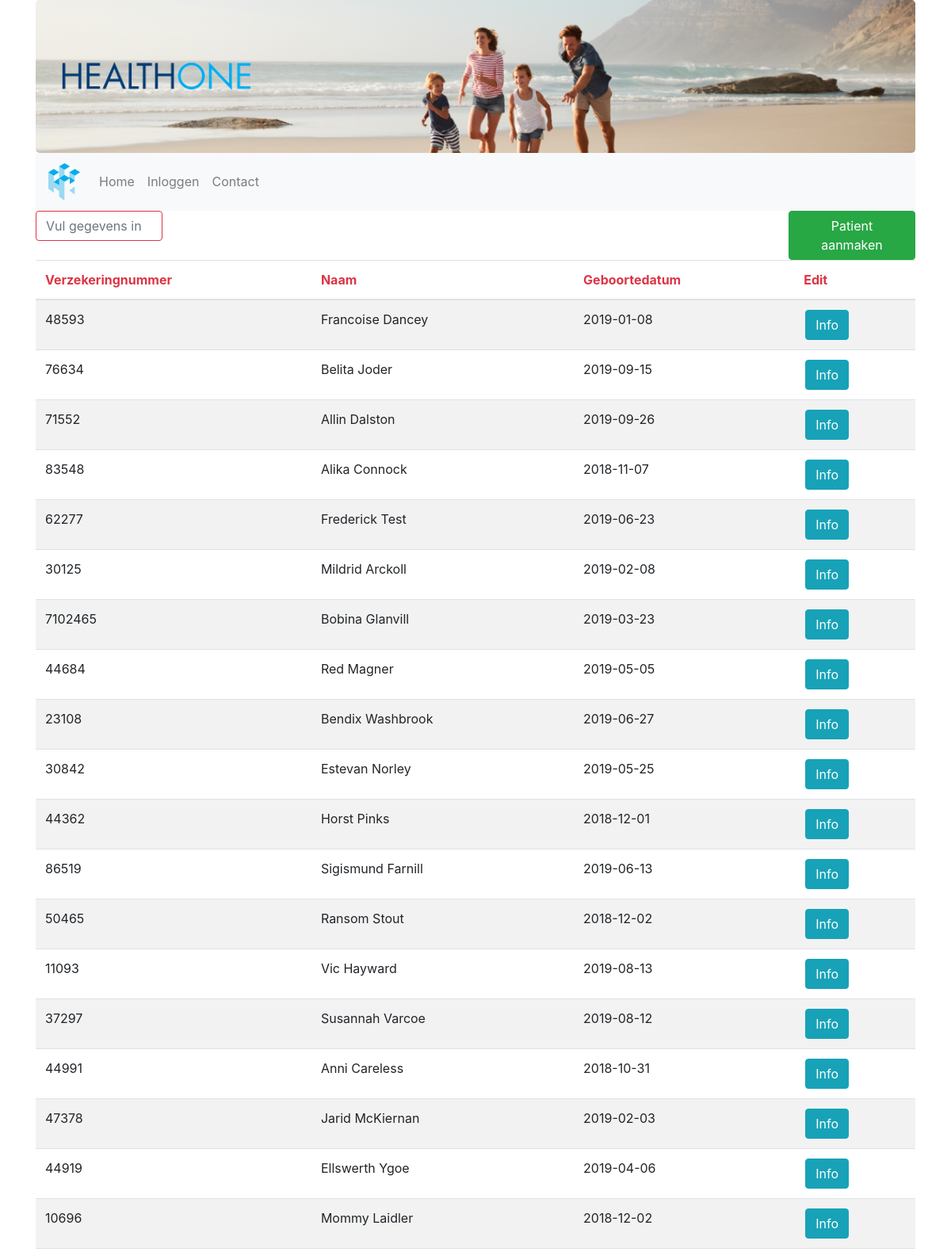
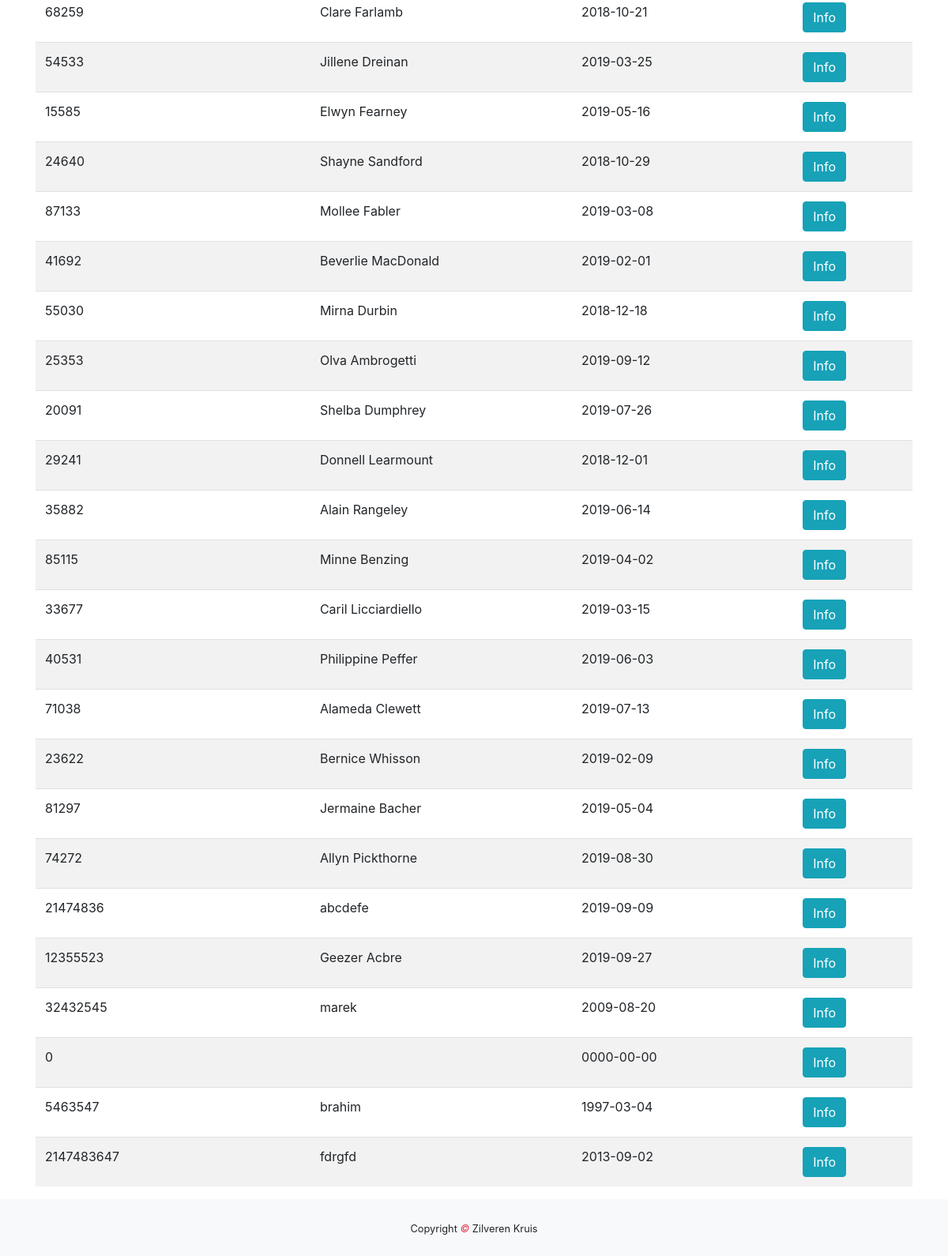
The page /zorgverzekeraar/patienten/patienten.php on the database as committed earlier (2 pictures, top to bottom).
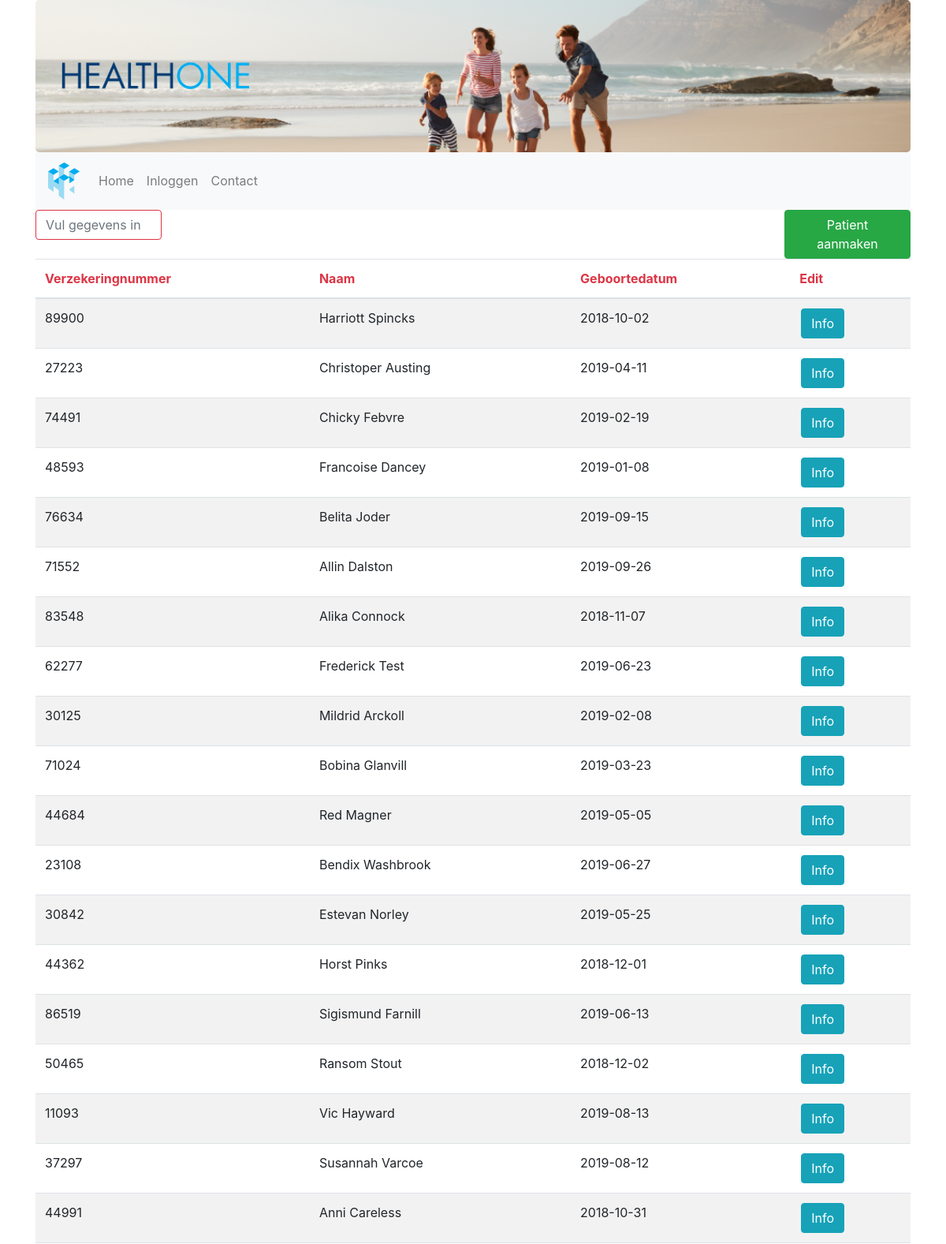
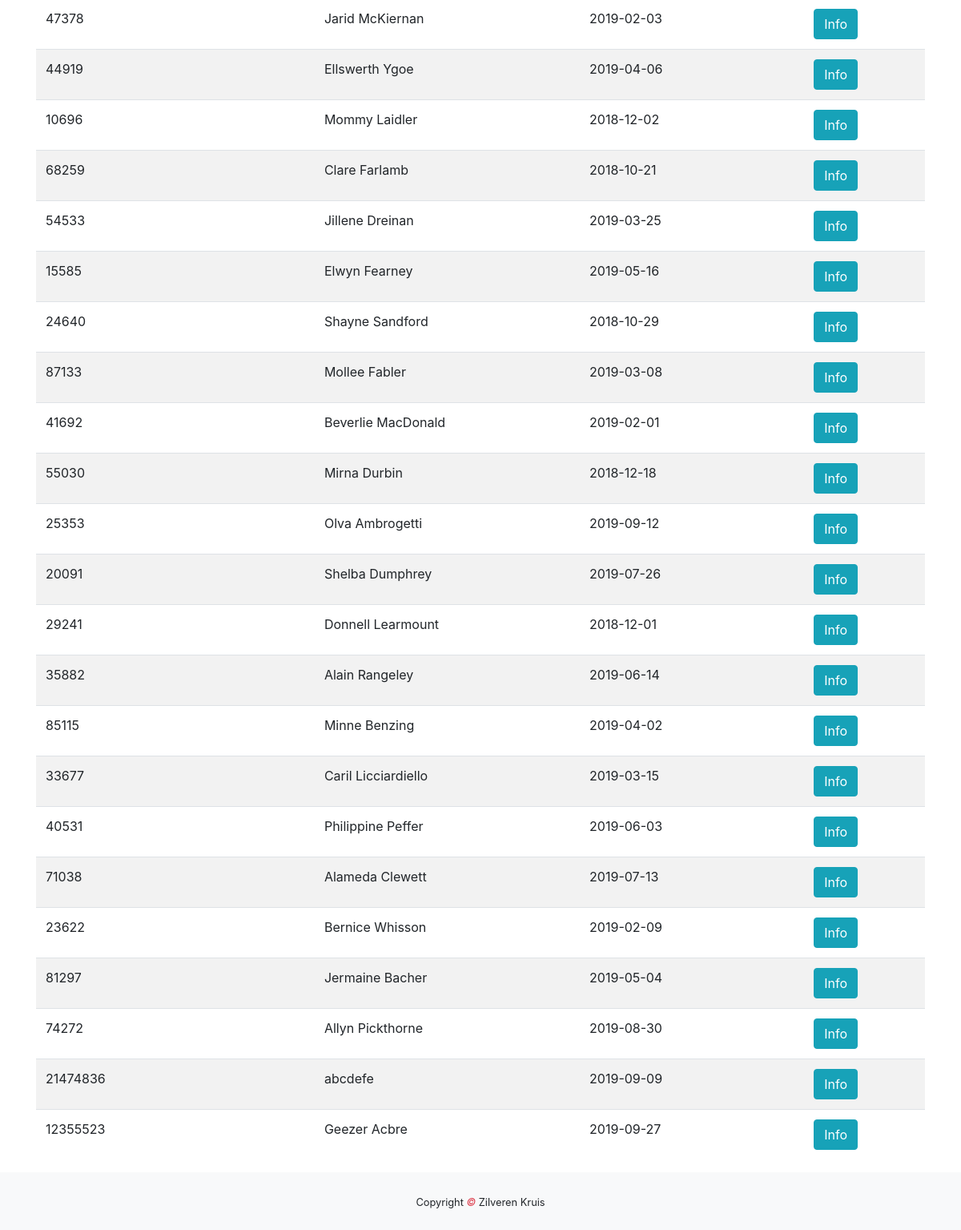
The same page on the database as committed later (2 pictures, top to bottom).
### tables this page shows
CREATE TABLE `patient` (
  `patient_id` int(255) NOT NULL,
  `naam` varchar(255) NOT NULL,
  `email` varchar(255) NOT NULL,
  `telefoon` varchar(255) NOT NULL,
  `geboortedatum` date NOT NULL,
  `adres` varchar(255) NOT NULL,
  `verzekeringnummer` int(255) NOT NULL,
  `arts_id` int(11) NOT NULL
);

### zorgverzekeraar/patienten/patienten.php (the view, shortened to what this page needs)
<!DOCTYPE html>
<html lang="en">
    <head>
        <link rel="stylesheet" href="https://maxcdn.bootstrapcdn.com/bootstrap/4.3.1/css/bootstrap.min.css">
        <link rel="stylesheet" href="../../css/index.css">
    </head>
    <body>
        <div class="container">
            <div class="jumbotron text-center" ">
            <div class="row">
                <div class="col-sm-3">
                    <img class="d-none d-sm-block img-fluid" src="../../img/healthtwo_text_transparent.png" alt="Logo">
                </div>
            </div>
        </div>
        <nav class="navbar navbar-expand-sm bg-light navbar-light sticky-top">
            <a class="navbar-brand" href="..../index.php">
                <img class="navbrand" src="../../img/healthtwo_logo_transparent.png" alt="Logo">
            </a>
            <div class="collapse navbar-collapse" id="collapse_target">
                <ul class="navbar-nav">
                    <li class="nav-item">
                        <a class="nav-link" href="../../index.php">Home</a>
                    </li>
                    <li class="nav-item">
                        <a class="nav-link" href="#">Inloggen</a>
                    </li>
                    <li class="nav-item">
                        <a class="nav-link" href="../../contact.php">Contact</a>
                    </li>
                </ul>
            </div>
        </nav>
        <div class="row text-center">
            <div class="col-lg-2">
                <input  class="form-control form-control-underlined border-danger" id="myInput" type="text" placeholder="Vul gegevens in">
            </div>
            <div class="col-lg-8">
            </div>
            <div class="col-lg-2">
                <button type="button" class="btn btn-success">Patient aanmaken</button>
            </div>
        </div>
        <div class="table-responsive">
            <table class="table table-striped">
                <thead>
                <tr>
                    <th scope="col" class="text-danger">Verzekeringnummer</th>
                    <th scope="col" class="text-danger">Naam</th>
                    <th scope="col" class="text-danger">Geboortedatum</th>
                    <th scope="col" class="text-danger">Edit</th>
                </tr>
                </thead>
                <tbody id="myTable">
                <?php
                try {
                    $db = new PDO("mysql:host=localhost;dbname=healthone","root","");
                    $query = $db->prepare("SELECT * FROM patient");
                    $query->execute();
                    $result = $query->fetchAll(PDO::FETCH_ASSOC);
                    foreach ($result as &$data){
                        echo "<tr>";
                        echo "<td>".$data['verzekeringnummer']."</td>";
                        echo "<td>".$data["naam"] ."</td>";
                        echo "<td>" . $data['geboortedatum'] . "</td>";
                        echo "<td><a href='patient_info.php?id=".$data['patient_id']."'>"."<button type=\"button\" class=\"btn btn-info\">Info</button></a></td>";
                        echo "</tr>";
                    }
                }
                catch(PDOException $e){
                    die("OEPS iets is fout!".$e->getMessage());
                }
                ?>
                </tbody>
            </table>
        </div>
        </div>
        <footer class="py-4 bg-light text-dark-50 text-center">
            <small>Copyright <em class="text-danger"> &copy; </em>Zilveren Kruis</small>
        </footer>
    </body>
</html>

### css/index.css (style rules this page uses)
.jumbotron { margin-bottom: 0; background-image: url(../img/zilverenkruis_jumbotron.png); background-repeat: no-repeat; -webkit-background-size: cover; -o-background-size: cover; background-size: cover; }
.navbrand { width:40px; }
a { color: black; }
a button { margin-left: 2px; }

Rows that differ between the two databases and show on the page:
removed patient: verzekeringnummer "32432545", naam "marek", geboortedatum "2009-08-20"
removed patient: verzekeringnummer "0", geboortedatum "0000-00-00"
removed patient: verzekeringnummer "5463547", naam "brahim", geboortedatum "1997-03-04"
removed patient: verzekeringnummer "2147483647", naam "fdrgfd", geboortedatum "2013-09-02"
added patient: verzekeringnummer "89900", naam "Harriott Spincks", geboortedatum "2018-10-02"
added patient: verzekeringnummer "27223", naam "Christoper Austing", geboortedatum "2019-04-11"
added patient: verzekeringnummer "74491", naam "Chicky Febvre", geboortedatum "2019-02-19"
changed patient "Bobina Glanvill": verzekeringnummer "7102465" → "71024"
